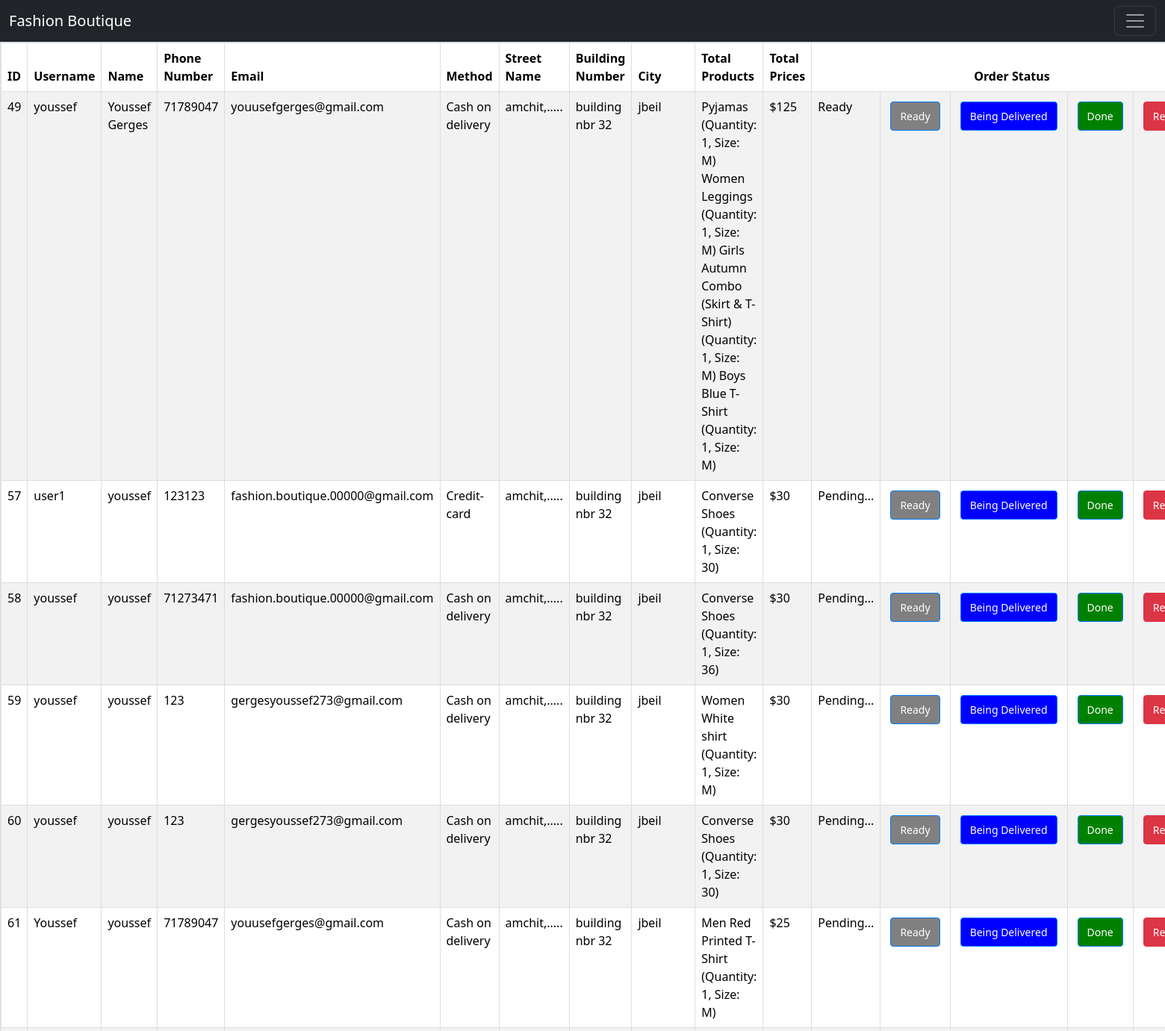
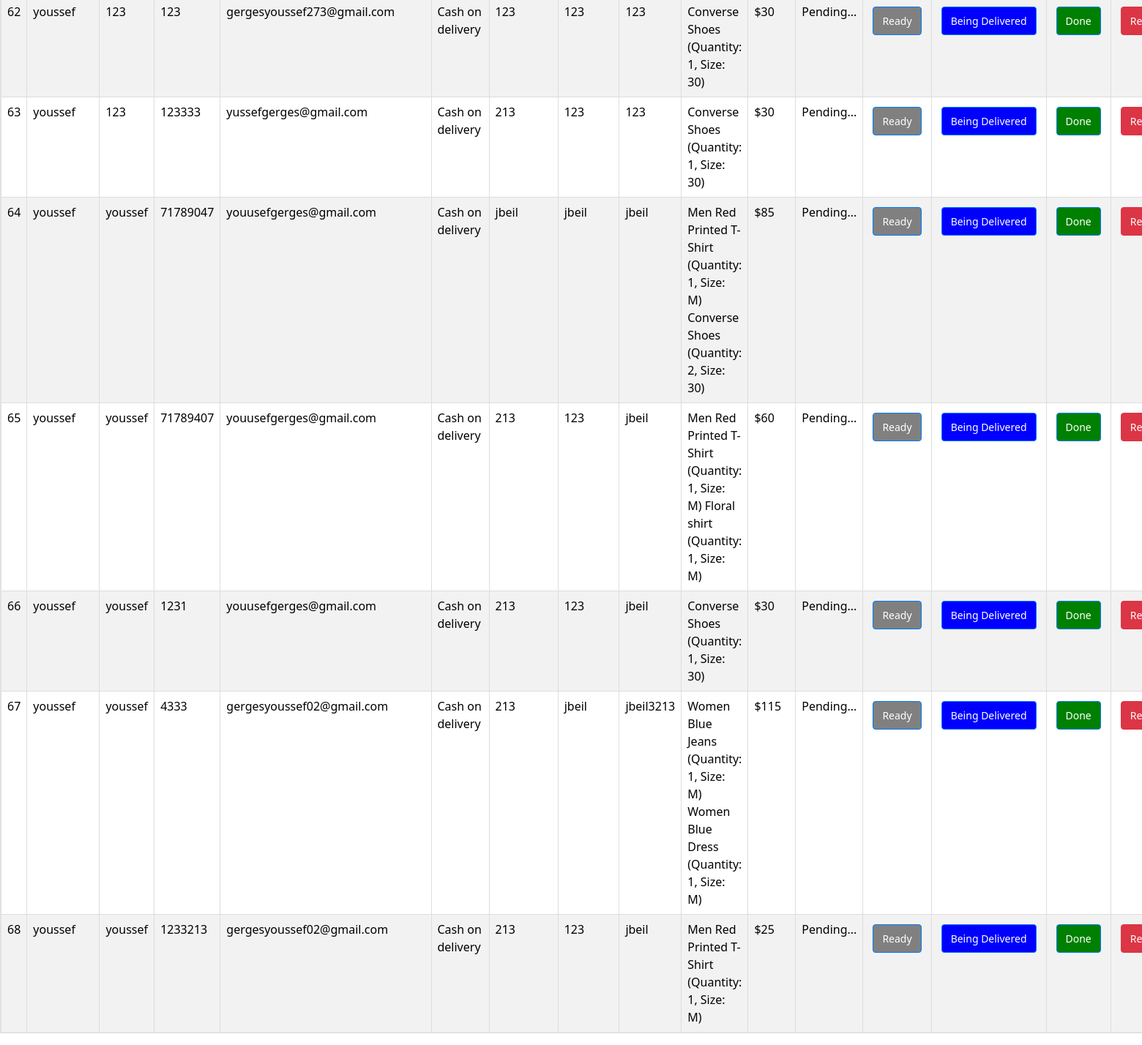
Screenshot of /order-sq.php with the database file from the repository (2 pictures, top to bottom).
### tables this page shows
CREATE TABLE `order` (
  `ID` int(25) NOT NULL,
  `username` varchar(255) NOT NULL,
  `name` varchar(50) NOT NULL,
  `number` varchar(8) NOT NULL,
  `email` varchar(255) NOT NULL,
  `method` varchar(50) NOT NULL,
  `street-name` varchar(255) NOT NULL,
  `building-nbr` varchar(50) NOT NULL,
  `city` varchar(50) NOT NULL,
  `total_products` varchar(255) NOT NULL,
  `total_price` int(255) NOT NULL,
  `order-status` varchar(255) NOT NULL
);

### order-sq.php (the view, shortened to what this page needs)
<?php
include('snav.php');
require_once 'connection.php';
$query = "SELECT * FROM `order` WHERE `order-status`!='Done'";
$result = mysqli_query($con, $query);
if (mysqli_num_rows($result) > 0) {
    $orders = mysqli_fetch_all($result, MYSQLI_ASSOC);
} else {
    $orders = [];
}
?>
<!DOCTYPE html>
<html lang="en">
<head>
</head>
<body>
    <div class="content">
        <h1>Orders</h1>
        <?php if (!empty($orders)): ?>
            <table class="table table-striped">
                <thead>
                    <tr>
                        <th>ID</th>
                        <th>Username</th>
                        <th>Name</th>
                        <th>Phone Number</th>
                        <th>Email</th>
                        <th>Method</th>
                        <th>Street Name</th>
                        <th>Building Number</th>
                        <th>City</th>
                        <th>Total Products</th>
                        <th>Total Prices</th>
                        <th colspan="5" style="text-align:center">Order Status</th>
                    </tr>
                </thead>
                <tbody>
                    <?php foreach ($orders as $order): ?>
                        <tr>
                            <td><?php echo $order['ID']; ?></td>
                            <td><?php echo $order['username']; ?></td>
                            <td><?php echo $order['name']; ?></td>
                            <td><?php echo $order['number']; ?></td>
                            <td><?php echo $order['email']; ?></td>
                            <td><?php echo $order['method']; ?></td>
                            <td><?php echo $order['street-name']; ?></td>
                            <td><?php echo $order['building-nbr']; ?></td>
                            <td><?php echo $order['city']; ?></td>
                            <td><?php echo $order['total_products']; ?></td>
                            <td>$<?php echo $order['total_price']; ?></td>
                            <td><?php echo $order['order-status']; ?></td>
                            <td>
                                <form action="" method="post">
                                    <input type="submit" value="Ready" name="update_update_btn" class="btn btn-primary1">
                                </form>
                            </td>
                            <td>
                                <form action="" method="post">
                                    <input type="submit" value="Being Delivered" name="update_update_btn2" class="btn btn-primary2">
                                </form>
                            </td>
                            <td>
                                <form action="" method="post">
                                    <input type="submit" value="Done" name="update_update_btn3" class="btn btn-primary3">
                                </form>
                            </td>
                            <td>
                                <a href="order-sq.php?remove=<?php echo $order['ID']; ?>" onclick="return confirm('Are you sure you want to delete this order?')" class="btn btn-danger">Remove</a>
                            </td>
                        </tr>
                    <?php endforeach; ?>
                </tbody>
            </table>
        <?php else: ?>
            <h2 style="text-align:center">No Orders found.</h2>
        <?php endif; ?>
    </div>
</body>
</html>

### order-sq.php (style rules this page uses)
h1 { color: #333; }
table { width: 100%; border-collapse: collapse; border: 2px solid #ddd; }
th, td { border: 1px solid #ddd; padding: 8px; text-align: left; }
th { background-color: #f2f2f2; }
tr:nth-child(even) { background-color: #f2f2f2; }
.btn { display: inline-block; padding: 8px 12px; margin: 5px; font-size: 14px; cursor: pointer; border: 1px solid #ccc; border-radius: 4px; background-color: #007bff; color: #fff; text-align: center; text-decoration: none; }
.btn-primary1 { background-color: gray; border-color: #007bff; }
.btn-primary2 { background-color: blue; border-color: #007bff; }
.btn-primary3 { background-color: green; border-color: #007bff; }
.btn-danger { background-color: #dc3545; border-color: #dc3545; }

### rows the page displays
order: ID "49", username "youssef", name "Youssef Gerges", number "71789047", email "youusefgerges@gmail.com", method "Cash on delivery", value "amchit,.....", value "building nbr 32", city "jbeil", total_products "Pyjamas (Quantity: 1, Size: M) Women Leggings (Quantity: 1, Size: M) Girls Autumn Combo (Skirt & T-Shirt) (Quantity: 1, Size: M) Boys Blue T-Shirt (Quantity: 1, Size: M)", total_price "125", value "Ready"
order: ID "57", username "user1", name "youssef", number "123123", email "fashion.boutique.00000@gmail.com", method "Credit-card", value "amchit,.....", value "building nbr 32", city "jbeil", total_products "Converse Shoes (Quantity: 1, Size: 30)", total_price "30", value "Pending..."
order: ID "58", username "youssef", name "youssef", number "71273471", email "fashion.boutique.00000@gmail.com", method "Cash on delivery", value "amchit,.....", value "building nbr 32", city "jbeil", total_products "Converse Shoes (Quantity: 1, Size: 36)", total_price "30", value "Pending..."
order: ID "59", username "youssef", name "youssef", number "123", email "gergesyoussef273@gmail.com", method "Cash on delivery", value "amchit,.....", value "building nbr 32", city "jbeil", total_products "Women White shirt (Quantity: 1, Size: M)", total_price "30", value "Pending..."
order: ID "60", username "youssef", name "youssef", number "123", email "gergesyoussef273@gmail.com", method "Cash on delivery", value "amchit,.....", value "building nbr 32", city "jbeil", total_products "Converse Shoes (Quantity: 1, Size: 30)", total_price "30", value "Pending..."
order: ID "61", username "Youssef", name "youssef", number "71789047", email "youusefgerges@gmail.com", method "Cash on delivery", value "amchit,.....", value "building nbr 32", city "jbeil", total_products "Men Red Printed T-Shirt (Quantity: 1, Size: M)", total_price "25", value "Pending..."
order: ID "62", username "youssef", name "123", number "123", email "gergesyoussef273@gmail.com", method "Cash on delivery", value "123", city "123", total_products "Converse Shoes (Quantity: 1, Size: 30)", total_price "30", value "Pending..."
order: ID "63", username "youssef", name "123", number "123333", email "yussefgerges@gmail.com", method "Cash on delivery", value "213", value "123", city "123", total_products "Converse Shoes (Quantity: 1, Size: 30)", total_price "30", value "Pending..."
order: ID "64", username "youssef", name "youssef", number "71789047", email "youusefgerges@gmail.com", method "Cash on delivery", value "jbeil", city "jbeil", total_products "Men Red Printed T-Shirt (Quantity: 1, Size: M) Converse Shoes (Quantity: 2, Size: 30)", total_price "85", value "Pending..."
order: ID "65", username "youssef", name "youssef", number "71789407", email "youusefgerges@gmail.com", method "Cash on delivery", value "213", value "123", city "jbeil", total_products "Men Red Printed T-Shirt (Quantity: 1, Size: M) Floral shirt (Quantity: 1, Size: M)", total_price "60", value "Pending..."
order: ID "66", username "youssef", name "youssef", number "1231", email "youusefgerges@gmail.com", method "Cash on delivery", value "213", value "123", city "jbeil", total_products "Converse Shoes (Quantity: 1, Size: 30)", total_price "30", value "Pending..."
order: ID "67", username "youssef", name "youssef", number "4333", email "gergesyoussef02@gmail.com", method "Cash on delivery", value "213", value "jbeil", city "jbeil3213", total_products "Women Blue Jeans (Quantity: 1, Size: M) Women Blue Dress (Quantity: 1, Size: M)", total_price "115", value "Pending..."
order: ID "68", username "youssef", name "youssef", number "1233213", email "gergesyoussef02@gmail.com", method "Cash on delivery", value "213", value "123", city "jbeil", total_products "Men Red Printed T-Shirt (Quantity: 1, Size: M)", total_price "25", value "Pending..."
